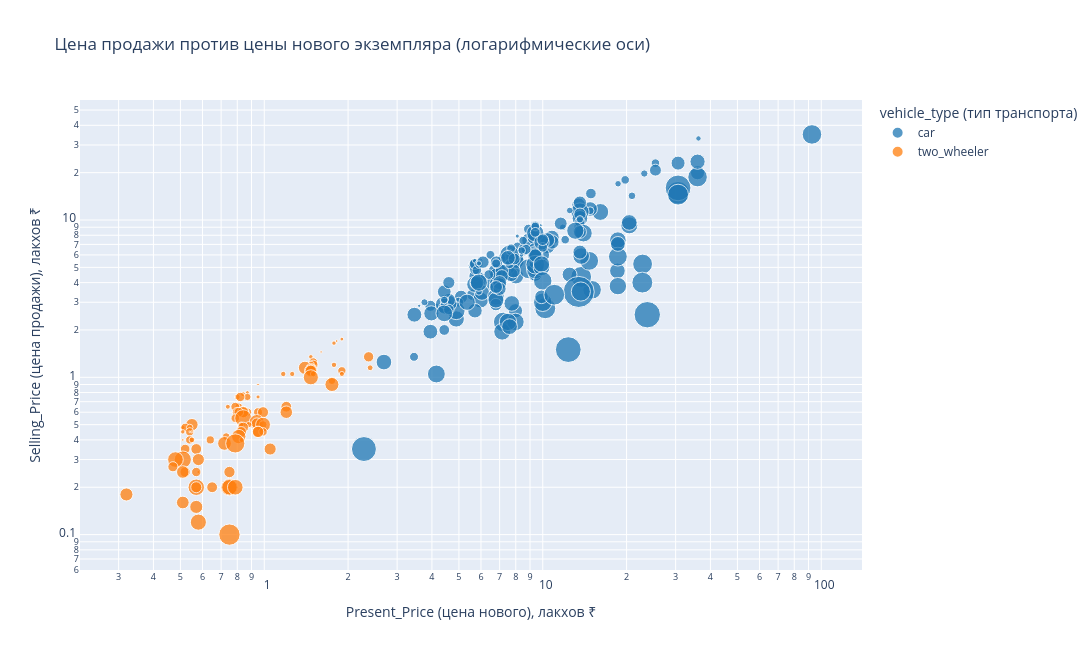

The code cell stored with this chart in its notebook:
### Markdown cell above
## 3.1 Цена продажи против цены нового (интерактивный график)

График интерактивный: при наведении показывается модель и её характеристики,
клик по легенде скрывает категорию. Обе оси логарифмические — без этого
мотоциклы за 0.1 лакха и Land Cruiser за 35 сливаются в одну точку.

### Code cell
fig = px.scatter(
    df, x='Present_Price', y='Selling_Price',
    color='vehicle_type', size='Kms_Driven', size_max=22,
    hover_name='Car_Name',
    hover_data={'Year': True, 'Fuel_Type': True, 'Transmission': True,
                'Kms_Driven': ':,', 'depreciation': ':.2f'},
    log_x=True, log_y=True, opacity=.75,
    color_discrete_map={'car': '#1f77b4', 'two_wheeler': '#ff7f0e'},
    title='Цена продажи против цены нового экземпляра (логарифмические оси)',
    labels={'Present_Price': 'Present_Price (цена нового), лакхов ₹',
            'Selling_Price': 'Selling_Price (цена продажи), лакхов ₹',
            'vehicle_type': 'vehicle_type (тип транспорта)',
            'Kms_Driven': 'Kms_Driven (пробег)',
            'Fuel_Type': 'Fuel_Type (тип топлива)',
            'Transmission': 'Transmission (коробка передач)',
            'Year': 'Year (год выпуска)',
            'depreciation': 'depreciation (сохранность)'},
)
fig.update_layout(width=1100, height=650)

fig.write_html('price_scatter.html', include_plotlyjs='cdn')
fig.write_image('price_scatter.png', width=1100, height=650)
fig.show()

### Figure 1 — Plotly figure (JSON) as saved in the notebook; plotly's stock layout.template omitted (floating-point values rounded to 4 significant figures; data arrays with more than 128 entries replaced by an {"elided": "..."} marker saying what was removed)
{"data": [{"customdata": {"elided": "199x5 mixed values"}, "hovertemplate": "<b>%{hovertext}</b><br><br>vehicle_type (тип транспорта)=car<br>Present_Price (цена нового), лакхов ₹=%{x}<br>Selling_Price (цена продажи), лакхов ₹=%{y}<br>Kms_Driven (пробег)=%{customdata[3]:,}<br>Year (год выпуска)=%{customdata[0]}<br>Fuel_Type (тип топлива)=%{customdata[1]}<br>Transmission (коробка передач)=%{customdata[2]}<br>depreciation (сохранность)=%{customdata[4]:.2f}<extra></extra>", "hovertext": {"elided": "199 str values"}, "legendgroup": "car", "marker": {"color": "#1f77b4", "opacity": 0.75, "size": {"elided": "199 int values"}, "sizemode": "area", "sizeref": 407.4, "symbol": "circle"}, "mode": "markers", "name": "car", "orientation": "v", "showlegend": true, "type": "scatter", "x": {"elided": "199 float values"}, "xaxis": "x", "y": {"elided": "199 float values"}, "yaxis": "y"}, {"customdata": {"elided": "98x5 mixed values"}, "hovertemplate": "<b>%{hovertext}</b><br><br>vehicle_type (тип транспорта)=two_wheeler<br>Present_Price (цена нового), лакхов ₹=%{x}<br>Selling_Price (цена продажи), лакхов ₹=%{y}<br>Kms_Driven (пробег)=%{customdata[3]:,}<br>Year (год выпуска)=%{customdata[0]}<br>Fuel_Type (тип топлива)=%{customdata[1]}<br>Transmission (коробка передач)=%{customdata[2]}<br>depreciation (сохранность)=%{customdata[4]:.2f}<extra></extra>", "hovertext": ["Royal Enfield Thunder 500", "UM Renegade Mojave", "KTM RC200", "Bajaj Dominar 400", "Royal Enfield Classic 350", "KTM RC390", "Royal Enfield Thunder 350", "Royal Enfield Thunder 350", "Royal Enfield Classic 350", "KTM RC200", "Royal Enfield Thunder 350", "KTM 390 Duke ", "Mahindra Mojo XT300", "Royal Enfield Classic 350", "Royal Enfield Classic 350", "Royal Enfield Classic 350", "Royal Enfield Thunder 500", "Royal Enfield Classic 350", "Royal Enfield Thunder 500", "Bajaj Pulsar RS200", "Royal Enfield Thunder 350", "Royal Enfield Bullet 350", "Royal Enfield Classic 350", "Royal Enfield Classic 500", "Royal Enfield Classic 500", "Bajaj Avenger 220", "Bajaj Avenger 150", "Honda CB Hornet 160R", "Yamaha FZ S V 2.0", "Honda CB Hornet 160R", "Yamaha FZ 16", "Bajaj Avenger 220", "Bajaj Avenger 220", "TVS Apache RTR 160", "Bajaj Pulsar 150", "Honda CBR 150", "Hero Extreme", "Honda CB Hornet 160R", "Bajaj Avenger 220 dtsi", "Honda CBR 150", "Bajaj Avenger 150 street", "Yamaha FZ  v 2.0", "Yamaha FZ  v 2.0", "Bajaj Pulsar  NS 200", "TVS Apache RTR 160", "Hero Extreme", "Yamaha FZ S V 2.0", "Bajaj Pulsar 220 F", "Bajaj Pulsar 220 F", "TVS Apache RTR 180", "Hero Passion X pro", "Bajaj Pulsar NS 200", "Bajaj Pulsar NS 200", "Yamaha Fazer ", "Honda Activa 4G", "TVS Sport ", "Yamaha FZ S V 2.0", "Honda Dream Yuga ", "Honda Activa 4G", "Bajaj Avenger Street 220", "TVS Apache RTR 180", "Bajaj Pulsar NS 200", "Bajaj Avenger 220 dtsi", "Hero Splender iSmart", "Activa 3g", "Hero Passion Pro", "TVS Apache RTR 160", "Honda CB Trigger", "Hero Splender iSmart", "Yamaha FZ S ", "Hero Passion Pro", "Bajaj Pulsar 135 LS", "Activa 4g", "Honda CB Unicorn", "Hero Honda CBZ extreme", "Honda Karizma", "Honda Activa 125", "TVS Jupyter", "Hero Honda Passion Pro", "Hero Splender Plus", "Honda CB Shine", "Bajaj Discover 100", "Bajaj Pulsar 150", "Suzuki Access 125", "TVS Wego", "Honda CB twister", "Hero Glamour", "Hero Super Splendor", "Bajaj Pulsar 150", "Bajaj Discover 125", "Hero Hunk", "Hero  Ignitor Disc", "Hero  CBZ Xtreme", "Bajaj  ct 100", "Honda CB twister", "Bajaj Discover 125", "Honda CB Shine", "Bajaj Pulsar 150"], "legendgroup": "two_wheeler", "marker": {"color": "#ff7f0e", "opacity": 0.75, "size": [3000, 1400, 4000, 1200, 4100, 21700, 15000, 18000, 11000, 6000, 8700, 7000, 35000, 17000, 17500, 33000, 14000, 26000, 5400, 5700, 6900, 6000, 46500, 11500, 40000, 1300, 7000, 3000, 5000, 11000, 18000, 3500, 500, 11800, 5000, 23500, 16000, 15000, 16600, 32000, 20000, 29000, 25000, 25000, 19000, 15000, 58000, 45000, 24000, 6000, 31000, 13000, 45000, 8000, 4300, 15000, 23000, 8600, 4000, 24000, 23000, 14500, 27000, 14000, 500, 1000, 42000, 12000, 14000, 5500, 6700, 13700, 1300, 38600, 75000, 30000, 24000, 19000, 60000, 50000, 30000, 21000, 26000, 1900, 22000, 32000, 18000, 55000, 60000, 25000, 49000, 24000, 50000, 35000, 33000, 35000, 53000, 92233], "sizemode": "area", "sizeref": 407.4, "symbol": "circle"}, "mode": "markers", "name": "two_wheeler", "orientation": "v", "showlegend": true, "type": "scatter", "x": [1.9, 1.82, 1.78, 1.6, 1.47, 2.37, 1.5, 1.5, 1.47, 1.78, 1.5, 2.4, 1.4, 1.47, 1.47, 1.47, 1.9, 1.47, 1.9, 1.26, 1.5, 1.17, 1.47, 1.75, 1.75, 0.95, 0.8, 0.87, 0.84, 0.87, 0.82, 0.95, 0.95, 0.81, 0.74, 1.2, 0.787, 0.87, 0.95, 1.2, 0.8, 0.84, 0.84, 0.99, 0.81, 0.787, 0.84, 0.94, 0.94, 0.826, 0.55, 0.99, 0.99, 0.88, 0.51, 0.52, 0.84, 0.54, 0.51, 0.95, 0.826, 0.99, 0.95, 0.54, 0.54, 0.55, 0.81, 0.73, 0.54, 0.83, 0.55, 0.64, 0.51, 0.72, 0.787, 1.05, 0.57, 0.52, 0.51, 0.48, 0.58, 0.47, 0.75, 0.58, 0.52, 0.51, 0.57, 0.57, 0.75, 0.57, 0.75, 0.65, 0.787, 0.32, 0.51, 0.57, 0.58, 0.75], "xaxis": "x", "y": [1.75, 1.7, 1.65, 1.45, 1.35, 1.35, 1.25, 1.2, 1.2, 1.2, 1.15, 1.15, 1.15, 1.15, 1.11, 1.1, 1.1, 1.1, 1.05, 1.05, 1.05, 1.05, 1.0, 0.95, 0.9, 0.9, 0.75, 0.8, 0.78, 0.75, 0.75, 0.75, 0.72, 0.65, 0.65, 0.65, 0.65, 0.6, 0.6, 0.6, 0.6, 0.6, 0.6, 0.6, 0.6, 0.55, 0.55, 0.52, 0.51, 0.5, 0.5, 0.5, 0.5, 0.5, 0.48, 0.48, 0.48, 0.48, 0.45, 0.45, 0.45, 0.45, 0.45, 0.45, 0.45, 0.45, 0.42, 0.42, 0.4, 0.4, 0.4, 0.4, 0.4, 0.38, 0.38, 0.35, 0.35, 0.35, 0.3, 0.3, 0.3, 0.27, 0.25, 0.25, 0.25, 0.25, 0.25, 0.2, 0.2, 0.2, 0.2, 0.2, 0.2, 0.18, 0.16, 0.15, 0.12, 0.1], "yaxis": "y"}], "layout": {"height": 650, "legend": {"itemsizing": "constant", "title": {"text": "vehicle_type (тип транспорта)"}, "tracegroupgap": 0}, "title": {"text": "Цена продажи против цены нового экземпляра (логарифмические оси)"}, "width": 1100, "xaxis": {"anchor": "y", "domain": [0.0, 1.0], "title": {"text": "Present_Price (цена нового), лакхов ₹"}, "type": "log"}, "yaxis": {"anchor": "x", "domain": [0.0, 1.0], "title": {"text": "Selling_Price (цена продажи), лакхов ₹"}, "type": "log"}}}
